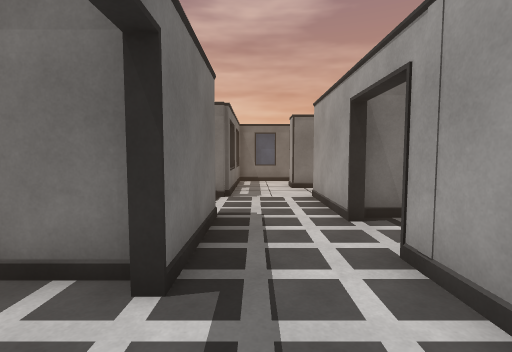
view 1 (above)

22 first-person views from a walk through a Unity game level. The camera is 1.3 m above the floor, tilts 4° down and sees 85° across. Doors are open. The floor is counted in squares, 1 m on a side. Each view is taken from the middle of a square. On the plan, view 1 faces up. The plan holds only what a view shows up to about 13 squares ahead; the rest is blank. The place goes on beyond the plan. The player character is not drawn. Surface patterns are stand-ins for the level's own textures.

view 2
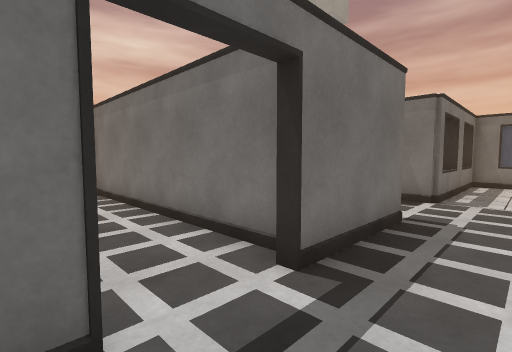

view 3
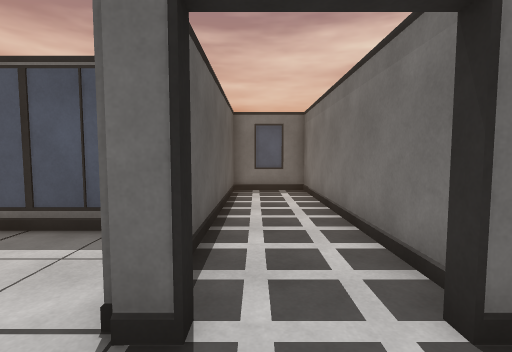

view 4
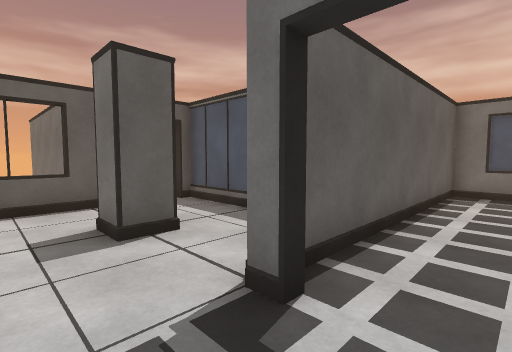

view 5
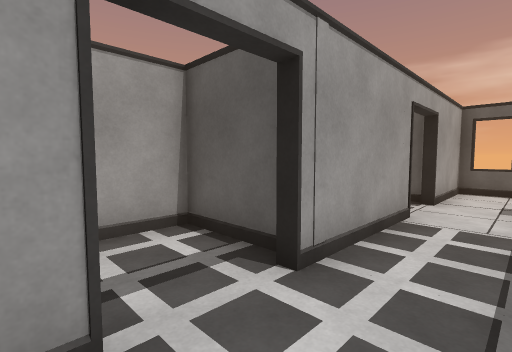

view 6
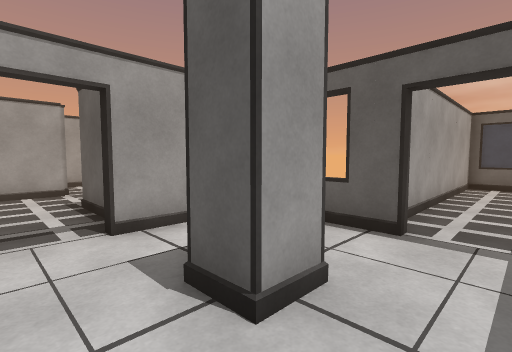

view 7
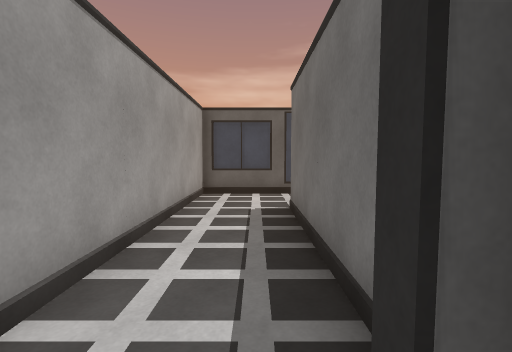

view 8
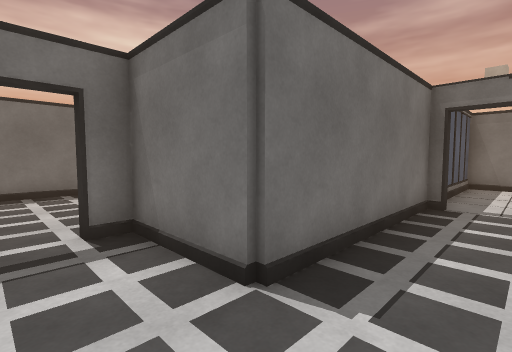

view 9
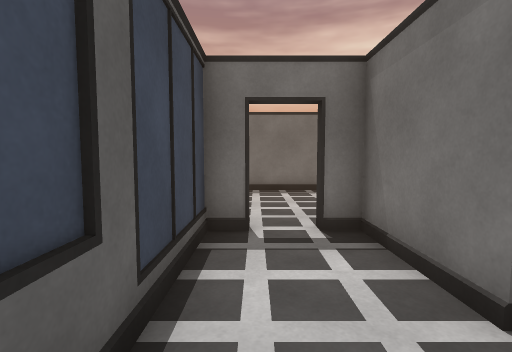

view 10
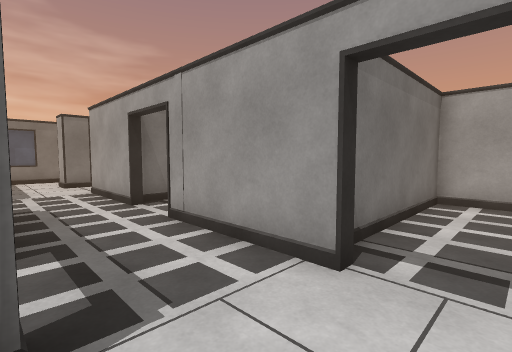

view 11
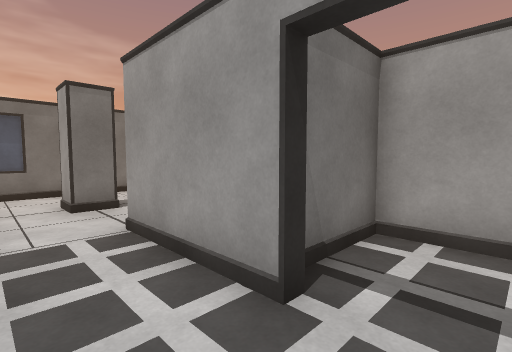

view 12
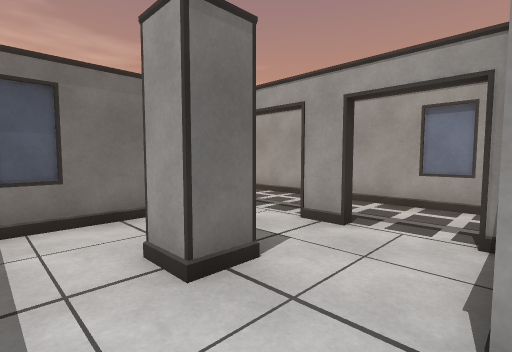

view 13
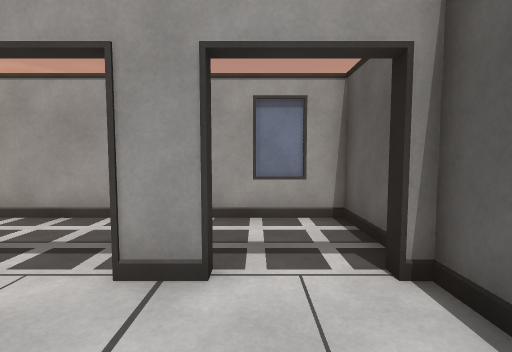

view 14
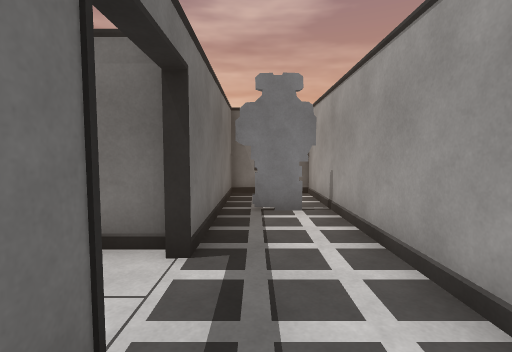

view 15
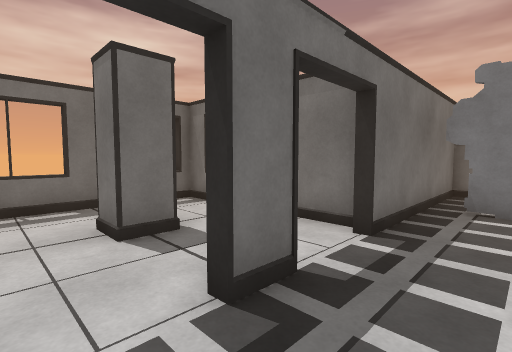

view 16
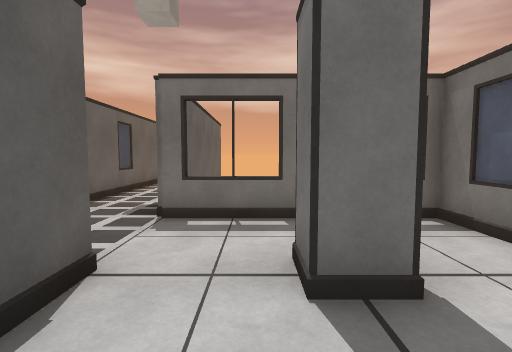

view 17
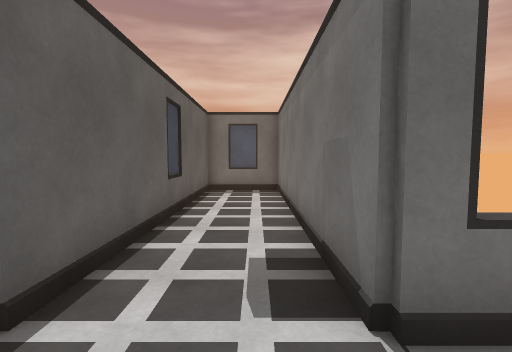

view 18
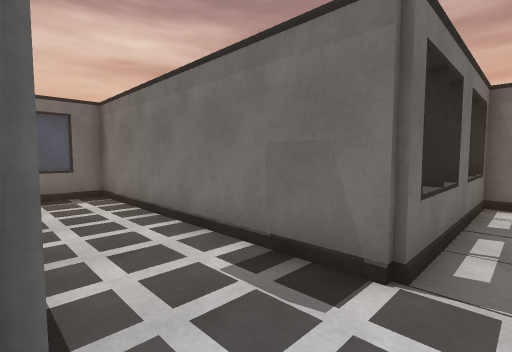

view 19
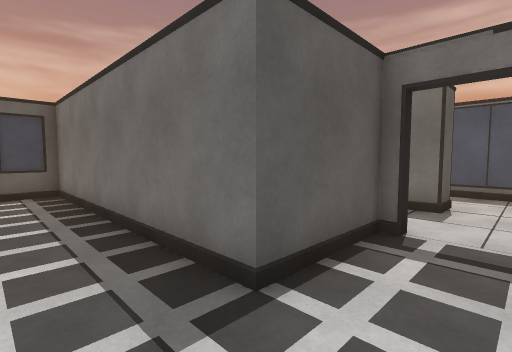

view 20
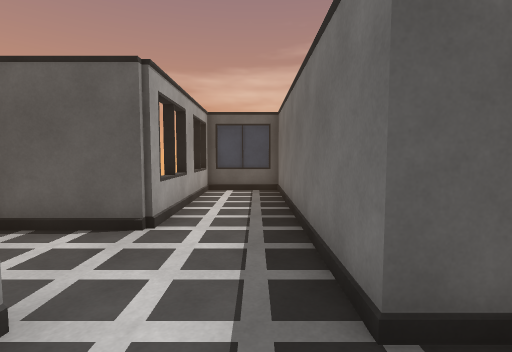

view 21
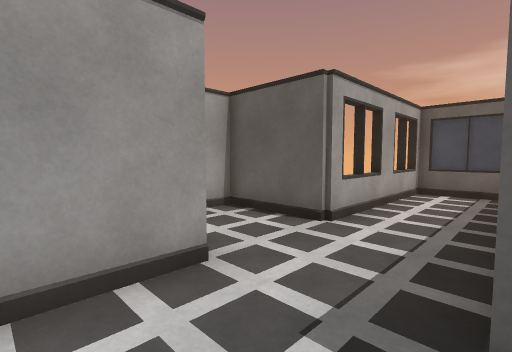

view 22
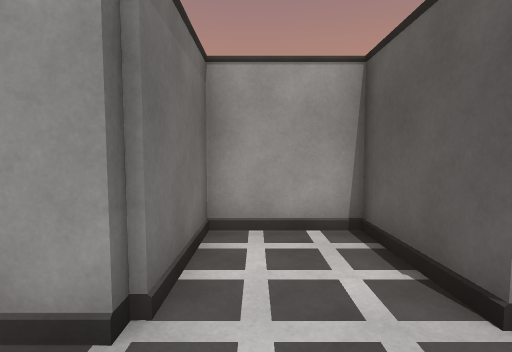

### Floor plan
Points are (right, up) in squares from view 1. A wall is a line through its corners. A room is listed if a view was taken in it or the views show most of it. See-through windows are left out.
Room 1 (views 1, 2, 3, 4)
walls: (-1.2, 0.5) (-0.9, 0.5) (-0.9, -0.2); (-1.2, 2.9) (-9.9, 2.9) (-9.9, 0.1) (-1.6, 0.1); (-0.9, 2.5) (-1.2, 2.5); (1.9, -0.5) (1.9, 2.5)
ways out: opening at (0.5, 3) to room 2; opening at (0.5, 0) to room 3
Room 2 (views 5, 11, 18)
walls: (2.2, 5.5) (1.9, 5.5) (1.9, 6.5); (2.4, 3.1) (4.9, 3.1) (4.9, 5.9) (2.3, 5.9); (1.9, 2.5) (1.9, 3.5) (2.2, 3.5); (-0.9, 6.1) (-0.9, 2.5)
ways out: opening at (0.5, 3) to room 1; opening at (0.5, 6) to room 5
Room 3 (views 6, 7, 8, 9, 10, 19, 20, 21)
walls: (-1.5, -6.2) (-1.5, -5.9) (1.9, -5.9) (1.9, -2.5) (2.1, -2.5); (-3.5, -5.9) (-3.5, -6.1); (-3.9, -6.1) (-3.9, -12.1) (-6.9, -12.1) (-6.9, -12.9); (2.1, -2.9) (5.1, -2.9); (-2.5, -0.1) (-3.9, -0.1) (-3.9, -5.9); (2.2, -0.5) (1.9, -0.5); (7.9, -3.1) (7.9, -0.1) (2.9, -0.1); (-6.9, -14.1) (-6.9, -14.9) (-1.1, -14.9) (-1.1, -6.9)
ways out: opening at (0.5, 0) to room 1; opening at (6.5, -3) to room 6; open door at (-7, -13.5)
objects: other object (-1, -3)
Room 4 (views 12, 13, 14, 15, 16)
walls: (5.1, 12.6) (5.1, 11.5) (4.9, 11.5) (4.9, 12.5); (4.9, 9.5) (5.2, 9.5); (4.7, 14.9) (-0.9, 14.9) (-0.9, 8.9); (5.9, 9.1) (7.9, 9.1) (7.9, 18.5); (1.9, 9.1) (4.9, 9.1); (5.1, 18.5) (5.1, 14.5) (4.8, 14.5); (7.5, 17.7) (5.5, 17.7)
ways out: opening at (0.5, 9) to room 5
objects: other object (2, 12)
Room 5 (view 17)
walls: (-0.9, 8.9) (-9.9, 8.9) (-9.9, 6.1) (-0.9, 6.1); (1.9, 6.5) (1.9, 9.1)
ways out: opening at (0.5, 6) to room 2; opening at (0.5, 9) to room 4
Room 6 (view 22)
walls: (5.1, -2.9) (5.1, -11.9) (7.9, -11.9) (7.9, -5.9) (10.9, -5.9) (10.9, -3.1) (7.9, -3.1)
ways out: opening at (6.5, -3) to room 3

Where each view was taken, in squares from view 1:
view 1: 0 up, 0 right, facing up
view 2: 0 up, 1 right, facing up-left
view 3: 1 up, 1 right, facing left
view 4: 2 up, 1 right, facing down-left
view 5: 6 up, 0 right, facing down-right
view 6: 1 down, 3 left, facing down-right
view 7: 5 down, 3 left, facing down
view 8: 14 down, 2 left, facing up-left
view 9: 14 down, 2 left, facing left
view 10: 2 down, 1 left, facing up-right
view 11: 4 up, 0 right, facing up-right
view 12: 9 up, 0 right, facing up-right
view 13: 11 up, 2 right, facing right
view 14: 11 up, 6 right, facing up
view 15: 10 up, 7 right, facing up-left
view 16: 11 up, 5 right, facing left
view 17: 8 up, 1 right, facing left
view 18: 6 up, 0 right, facing up-left
view 19: 1 down, 7 right, facing down-left
view 20: 1 down, 6 right, facing down
view 21: 1 down, 5 right, facing down-right
view 22: 4 down, 6 right, facing right
